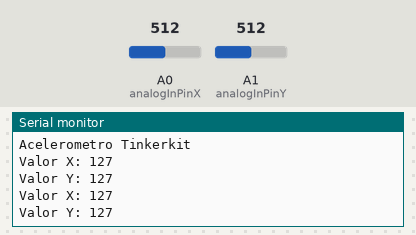
The sketch below on a simulated Arduino Uno, built with avr-gcc and run on an emulated ATmega328P. On the bench: the last lines printed to the serial monitor. The inputs (shaded band) are chosen by the test bench; at power-on: A0 (analogInPinX) = 512, A1 (analogInPinY) = 512.

Above: at 1.8 s.
1.9 s: A0 (analogInPinX) set to 716
At 2.8 s:
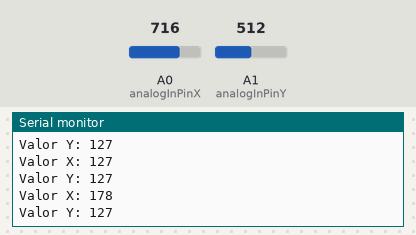
3.4 s: A1 (analogInPinY) set to 716
At 4.7 s:
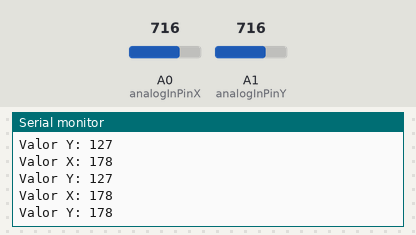
4.9 s: A0 (analogInPinX) set to 900
At 5.5 s:
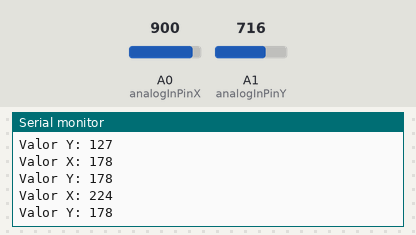
6.4 s: A1 (analogInPinY) set to 900
At 7.8 s:
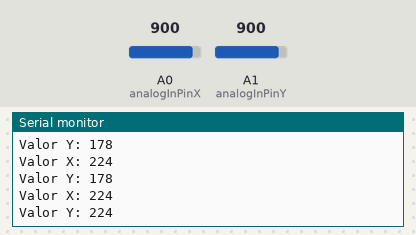
Timing chart, 0 to 8.9 s (numbered marks = the images above; inputs shaded):
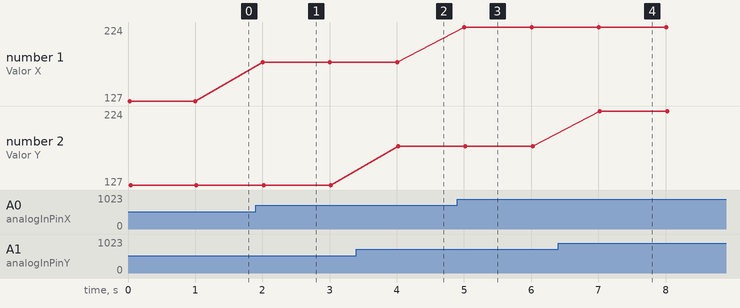

The sketch:

acelerometro_3ejes_TinkerKit.ino
```cpp
//Declaramos los pines de entrada.
const int analogInPinX = A0;
const int analogInPinY = A1;

//Declaramos los pines de salida.
const int analogOutPinX = 11;
const int analogOutPinY = 10;

int sensorValueX = 0;	//Valor leido del pin X del accelerometro.
int sensorValueY = 0;	//Valor leido del pin Y del accelerometro.

int outputValueX = 0;	//Valor de salida analogica (PWM).
int outputValueY = 0;	//Valor de salida analogica (PWM).


void setup() {

	Serial.begin(9600);

        Serial.println("Acelerometro Tinkerkit");


}//Fin de la funcion setup.


void loop() {

	//Leemos los valores de entrada.
	sensorValueX = analogRead(analogInPinX);
	sensorValueY = analogRead(analogInPinY);

	/*mapeamos los valores leidos para que esten dentro del
	rango de salida analogica. */
	outputValueX = map(sensorValueX, 0, 1023, 0, 255);
	outputValueY = map(sensorValueY, 0, 1023, 0, 255);

	//analogWrite(analogOutPinX, outputValueX);
	//analogWrite(analogOutPinY, outputValueY);

	//Mostramos los resultados por el monitor serie.
	Serial.print("Valor X: ");
	Serial.println(outputValueX);
	Serial.print("Valor Y: ");
	Serial.println(outputValueY);
        Serial.println();

	delay(1000);

}//Fin de la funcion loop.
```

Measured:
- after the input at 1.9 s, the serial monitor: prints a new line after 0.10 s (image 1)
- after the input at 3.4 s, the serial monitor: prints a new line after 0.62 s (image 2)
- after the input at 4.9 s, the serial monitor: prints a new line after 0.11 s (image 3)
- after the input at 6.4 s, the serial monitor: prints a new line after 0.62 s (image 4)
- plotted number 1: 127 → 178 after the input at 1.9 s, 178 → 224 after the input at 4.9 s
